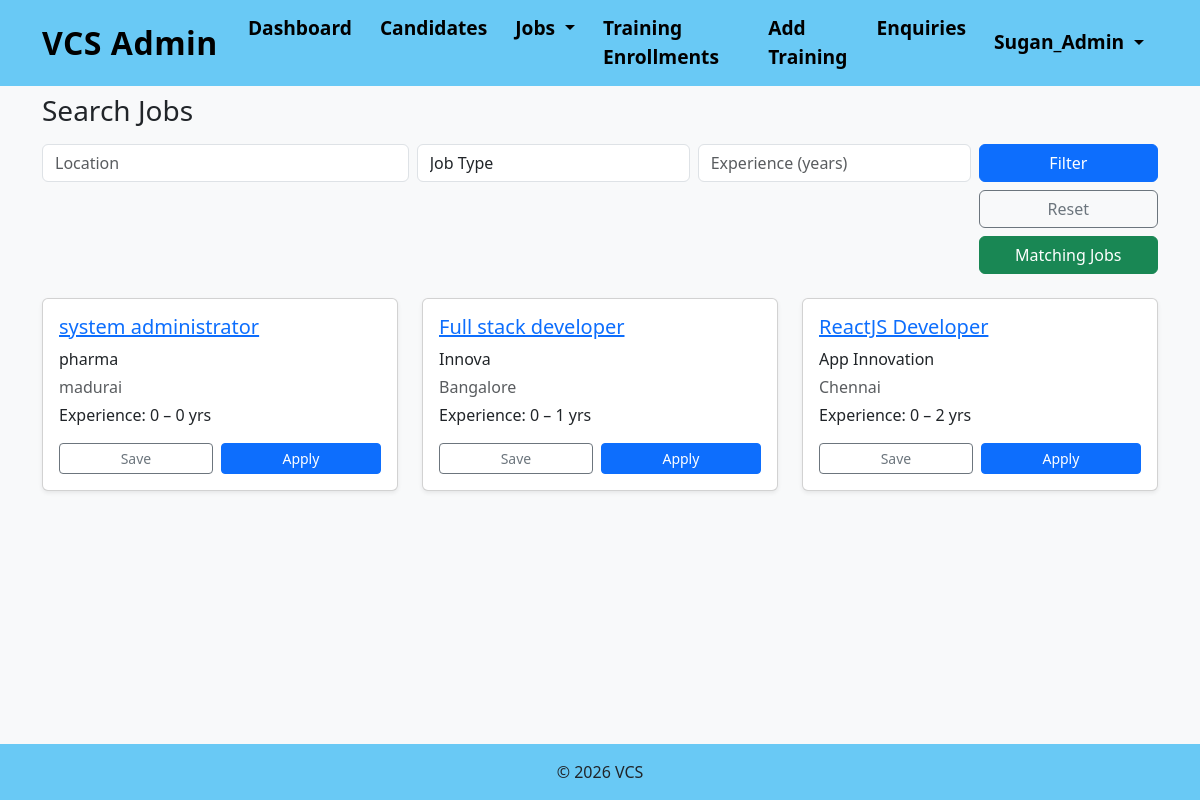
Page /jobs/search/ (signed in) on the earlier database version.
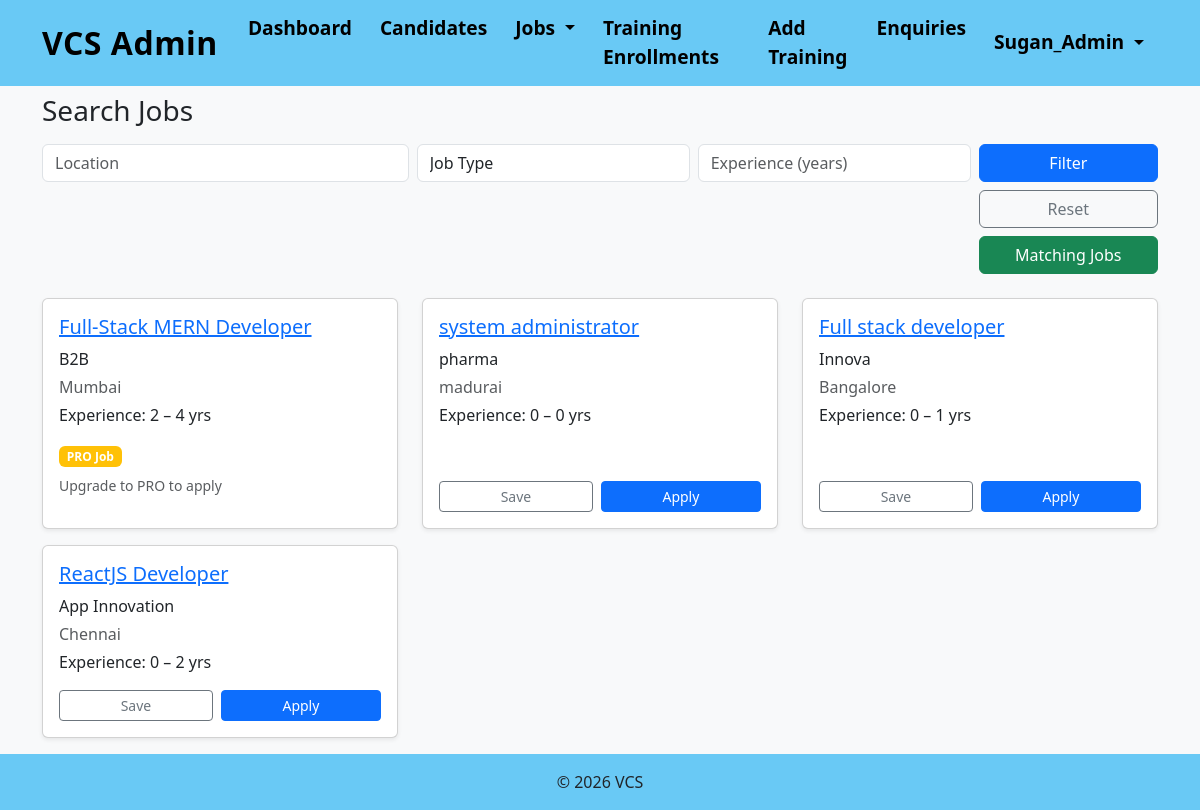
Same page on the later database version.
### jobs/models.py (models this page shows, shortened)
class Job(models.Model):
    JOB_TYPE_CHOICES = [
        ('FT', 'Full-time'),
        ('IN', 'Internship'),
        ('CT', 'Contract'),
    ]
    STATUS_CHOICES = [
        ('PENDING', 'Pending Approval'),
        ('PUBLISHED', 'Published'),
        ('REJECTED', 'Rejected'),
    ]
    VISIBILITY_CHOICES = [
        ('FREE', 'Free'),
        ('PRO', 'Pro'),
    ]
    title = models.CharField(max_length=200)
    company_name = models.CharField(max_length=200)
    location = models.CharField(max_length=100)
    experience_min = models.PositiveIntegerField()
    experience_max = models.PositiveIntegerField()
    visibility = models.CharField(
        max_length=10,
        choices=VISIBILITY_CHOICES,
        default='FREE'
    )
    job_type = models.CharField(
        max_length=2,
        choices=JOB_TYPE_CHOICES
    )
    description = models.TextField()
    skills = models.CharField(max_length=255)
    deadline = models.DateField()
    tag_fresher = models.BooleanField(default=False)
    status = models.CharField(
        max_length=10,
        choices=STATUS_CHOICES,
        default='PENDING'
    )
    created_by = models.ForeignKey(
        settings.AUTH_USER_MODEL,
        on_delete=models.CASCADE,
        related_name="jobs_created"
    )
    created_at = models.DateTimeField(auto_now_add=True)
    class Meta:
        ordering = ["-created_at"]

### jobs/views.py (the view, shortened to what this page needs)
# urls.py: path("search/", views.search_jobs, name="search_jobs"),
@login_required
def search_jobs(request):
    user = request.user
    profile = user.profile
    jobs = visible_jobs_for_user(user)
    location = request.GET.get("location")
    job_type = request.GET.get("job_type")
    exp = request.GET.get("exp")
    if location:
        jobs = jobs.filter(location__icontains=location)
    if job_type:
        jobs = jobs.filter(job_type=job_type)
    if exp:
        jobs = jobs.filter(
            experience_min__lte=exp,
            experience_max__gte=exp
        )
    paginator = Paginator(jobs.order_by("-created_at"), 6)
    page_obj = paginator.get_page(request.GET.get("page"))
    return render(
        request,
        "jobs/search_jobs.html",
        {
            "jobs": page_obj,
            "is_matching": request.GET.get("match") == "1"
        }
    )

### accounts/models.py (called while the page is built)
    def is_pro(self):
        return self.subscription_type == self.PRO

### jobs/utils.py (called while the page is built)
def visible_jobs_for_user(user):
    jobs = Job.objects.filter(status="PUBLISHED")
    if not user.is_pro:
        jobs = jobs.filter(visibility="FREE")
    return jobs

### jobs/templates/jobs/search_jobs.html (shortened to what this page needs)
{% extends "accounts/base.html" %}
{% block content %}
<h3 class="mb-3 text-center text-md-start">Search Jobs</h3>
<form method="get" class="row g-2 mb-4">
  <div class="col-12 col-md-4">
    <input
      class="form-control"
      name="location"
      placeholder="Location"
      value="{{ request.GET.location }}"
    >
  </div>
  <div class="col-12 col-md-3">
    <select class="form-control" name="job_type">
      <option value="">Job Type</option>
    </select>
  </div>
  <div class="col-12 col-md-3">
    <input
      type="number"
      class="form-control"
      name="exp"
      placeholder="Experience (years)"
      value="{{ request.GET.exp }}"
      min="0"
    >
  </div>
  <div class="col-12 col-md-2 d-grid gap-2">
    <button class="btn btn-primary">
      Filter
    </button>
    <a href="{% url 'search_jobs' %}" class="btn btn-outline-secondary">
      Reset
    </a>
    <a href="{% url 'search_jobs' %}?match=1"
       class="btn btn-success">
      Matching Jobs
    </a>
  </div>
</form>
<div class="row">
  {% for job in jobs %}
    <div class="col-12 col-md-6 col-lg-4 mb-3">
      <div class="card h-100 shadow-sm">
        <div class="card-body d-flex flex-column">
          <h5 class="card-title">
            <a href="{% url 'job_detail' job.id %}">
              {{ job.title }}
            </a>
          </h5>
          <p class="mb-1">
            {{ job.company_name }}
          </p>
          <p class="text-muted mb-1">
            {{ job.location }}
          </p>
          <p class="mb-3">
            Experience: {{ job.experience_min }} – {{ job.experience_max }} yrs
          </p>
          <div class="mt-auto">
            {% if job.visibility == "PRO" and not request.user.is_pro %}
              <span class="badge bg-warning">PRO Job</span>
              <p class="text-muted small mt-2">
                Upgrade to PRO to apply
              </p>
            {% else %}
              <div class="d-flex flex-column flex-md-row gap-2">
                <a href="{% url 'save_job' job.id %}"
                  class="btn btn-outline-secondary btn-sm flex-md-fill">
                  Save
                </a>
                <a href="{% url 'apply_job' job.id %}"
                  class="btn btn-primary btn-sm flex-md-fill">
                  Apply
                </a>
              </div>
            {% endif %}
          </div>
        </div>
      </div>
    </div>
  {% empty %}
    <p class="text-center">No jobs available.</p>
  {% endfor %}
</div>
{% endblock %}

Differences in the rows shown:
added Job: title "Full-Stack MERN Developer", company_name "B2B", location "Mumbai", experience_min "2", experience_max "4", visibility "PRO Job"
